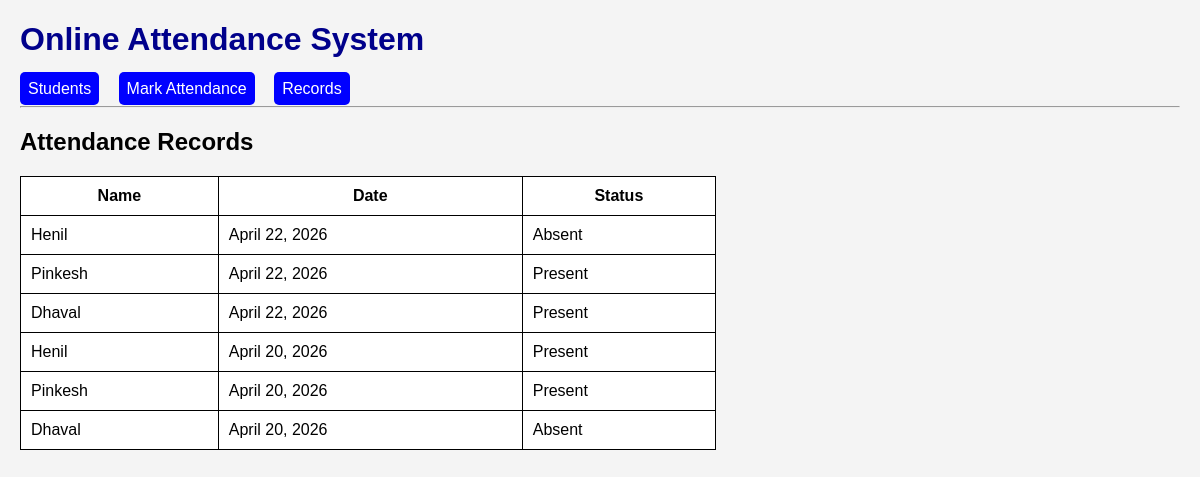
The app's page /records/ with its own data.
### attendance/models.py (models this page shows, shortened)
class Attendance(models.Model):
    student = models.ForeignKey(Student, on_delete=models.CASCADE)
    date = models.DateField()
    status = models.BooleanField()

class Student(models.Model):
    name = models.CharField(max_length=100)

### attendance/views.py (the view)
# urls.py: path('records/', views.records, name='records'),
def records(request):
    data = Attendance.objects.all().order_by('-date')
    return render(request, 'records.html', {'records': data})

### templates/records.html
{% extends 'base.html' %}
{% block content %}
<h2>Attendance Records</h2>
<table>
<tr>
    <th>Name</th>
    <th>Date</th>
    <th>Status</th>
</tr>
{% for r in records %}
<tr>
    <td>{{ r.student.name }}</td>
    <td>{{ r.date }}</td>
    <td>
        {% if r.status %}
            Present
        {% else %}
            Absent
        {% endif %}
    </td>
</tr>
{% endfor %}
</table>
{% endblock %}

### templates/base.html (shortened to what this page needs)
<!DOCTYPE html>
<html>
<head>
    <link rel="stylesheet" href="/static/style.css">
</head>
<body>
<h1>Online Attendance System</h1>
<nav>
    <a href="/">Students</a>
    <a href="/attendance/">Mark Attendance</a>
    <a href="/records/">Records</a>
</nav>
<hr>
{% block content %}{% endblock %}
</body>
</html>

### static/style.css (style rules this page uses)
body { font-family: Arial; background: #f4f4f4; margin: 20px; }
h1 { color: darkblue; }
nav a { margin-right: 15px; text-decoration: none; color: white; background: blue; padding: 8px; border-radius: 5px; }
table { border-collapse: collapse; width: 60%; background: white; }
table, th, td { border: 1px solid black; padding: 10px; }

### records on screen
Attendance: student.name "Henil", date "April 22, 2026", status "Absent"
Attendance: student.name "Pinkesh", date "April 22, 2026", status "Present"
Attendance: student.name "Dhaval", date "April 22, 2026", status "Present"
Attendance: student.name "Henil", date "April 20, 2026", status "Present"
Attendance: student.name "Pinkesh", date "April 20, 2026", status "Present"
Attendance: student.name "Dhaval", date "April 20, 2026", status "Absent"
